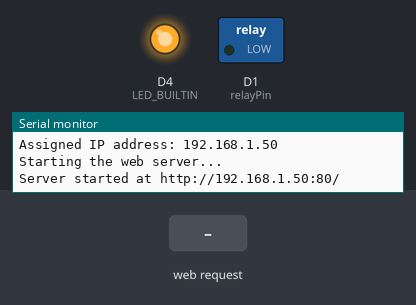
The sketch below on a simulated ESP8266 (Wemos D1 mini). Shown: switched loads named in the sketch (green lamp = pin HIGH), output pins drawn as LEDs (lit = HIGH, except the on-board LED, lit = LOW), the last lines printed to the serial monitor. The inputs (shaded band) are chosen by the test bench. WiFi joins after 1.5 s; servers stay silent unless stated; network time is answered at once with the bench clock; the local clock reads 2024-03-15 10:24:30 at power-on unless the sketch sets it.

Above: at 2.7 s.
2.8 s: HTTP request GET /?relay=on received
At 3.5 s:
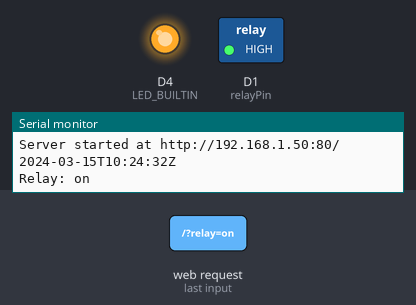
4.3 s: HTTP request GET /?relay=off received
At 4.6 s:
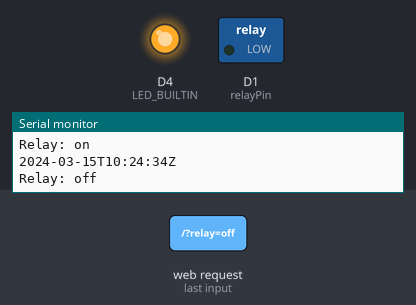
Timing chart, 0 to 7.3 s (numbered marks = the images above; inputs shaded):
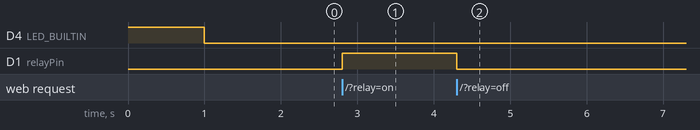

The sketch:

wemos-relay-switch.ino
```cpp
// (licence header left out)
#include <ESP8266WiFi.h>      //https://github.com/esp8266/Arduino
#include <ESP8266WebServer.h>
#include <ESP8266SSDP.h>
#include <DNSServer.h>
#include <Ticker.h>

// Dependencies
#include <WiFiManager.h>      // https://github.com/tzapu/WiFiManager
#include <NTPClient.h>        // https://github.com/arduino-libraries/NTPClient
#include <ArduinoJson.h>      // https://github.com/bblanchon/ArduinoJson/releases/tag/v5.0.7

#define HTTP_PORT 80          // Port for the webserver, can be overridden

Ticker ticker;
WiFiUDP ntpUDP;
NTPClient timeClient(ntpUDP);
ESP8266WebServer server(HTTP_PORT);

int relayPin = D1;
String current_timestamp;
String current_state = "off";

// Initializes and sets the initial values
void setup() {
  // Setting up the serial port
  Serial.begin(115200);

  // Setting up the pins
  pinMode(LED_BUILTIN, OUTPUT);
  pinMode(relayPin, OUTPUT);

  // Setting up the initial state: led off, relay off
  digitalWrite(LED_BUILTIN, HIGH);
  digitalWrite(relayPin, LOW);

  // Setting up the WifiManager (connects to a known wifi or starts configuration mode - look for "AutoConnectAP")
  Serial.println("Connecting to wifi network...");
  ticker.attach(1, toggleLed); // Make the led blinking slowly during the connection attempt
  WiFiManager wifiManager;
  wifiManager.setAPCallback(configModeCallback);
  if (!wifiManager.autoConnect()) {
    Serial.println("Wifi failed to connect and hit timeout, going to reset");
    ESP.reset();
    delay(1000);
  }
  Serial.print("Wifi connected to: ");
  Serial.println(WiFi.SSID());
  Serial.print("Assigned IP address: ");
  Serial.println(WiFi.localIP());
  ticker.detach();

  // Keep the led turned on
  digitalWrite(LED_BUILTIN, LOW);

  // Setting up the web server
  Serial.printf("Starting the web server...\n");
  server.on("/", handleRequest);
  server.on("/description.xml", HTTP_GET, []() {
    SSDP.schema(server.client());
  });
  server.onNotFound(handleRequestNotFound);
  server.begin();

  // Setting up the SSDP handler
  SSDP.setSchemaURL("description.xml");
  SSDP.setHTTPPort(HTTP_PORT);
  SSDP.setDeviceType("urn:schemas-upnp-org:device:WemosRelaySwitch:1");
  SSDP.setName("Wireless Relay Switch");
  SSDP.setSerialNumber("00000001");
  SSDP.setURL("index.html");
  SSDP.setModelName("Wireless Relay Switch");
  SSDP.setModelNumber("00000001");
  SSDP.setModelURL("https://github.com/halaszvarig/wemos-smartthings-integration");
  SSDP.setManufacturer("Gabor Halaszvari");
  SSDP.setManufacturerURL("https://github.com/halaszvarig/wemos-smartthings-integration");
  SSDP.begin();

  Serial.print("Server started at ");
  Serial.print("http://");
  Serial.print(WiFi.localIP());
  Serial.print(":");
  Serial.print(HTTP_PORT);
  Serial.println("/");
}

// Loops
void loop() {
  server.handleClient();
}

// Toggles the state of the builtin led
void toggleLed() {
  int state = digitalRead(LED_BUILTIN);
  digitalWrite(LED_BUILTIN, !state);
}

// Gets called when WiFiManager enters configuration mode
void configModeCallback(WiFiManager *myWiFiManager) {
  Serial.println("Wifi configuration mode started, connect to: ");
  Serial.println(WiFi.softAPIP());
  Serial.println(myWiFiManager->getConfigPortalSSID());
  ticker.attach(0.2, toggleLed);  // Make the led blinking faster during configuration mode
}

// Handles web server requests, toggles the relay, returns current state
void handleRequest() {
  String response;
  String desired_state;

  if (server.hasArg("relay")) {
    desired_state = server.arg("relay");
  }

  desired_state.toLowerCase();
  if (desired_state == "on") {
    digitalWrite(relayPin, HIGH);
    current_state = "on";
  } else if (desired_state == "off") {
    digitalWrite(relayPin, LOW);
    current_state = "off";
  } else if (desired_state != "") {
    server.send(400, "text/html", "400 Bad Request\n\n");
  }

  timeClient.update();
  current_timestamp = timeClient.getFormattedDate();

  Serial.println(current_timestamp);
  Serial.print("Relay: ");
  Serial.println(current_state);

  StaticJsonDocument<200> doc;
  JsonObject root = doc.to<JsonObject>();
  root["timestamp"] = current_timestamp;
  root["state"] = current_state;
  serializeJson(doc, response);

  server.send(200, "text/html", response);
}

// Handles web server requests for undefined URLs
void handleRequestNotFound() {
  server.send(404, "text/plain", "404 File Not Found\n\n");
}
```

Measured:
- after the input at 2.8 s, D1 (relayPin): LOW → HIGH at once
- after the input at 4.3 s, D1 (relayPin): HIGH → LOW at once
